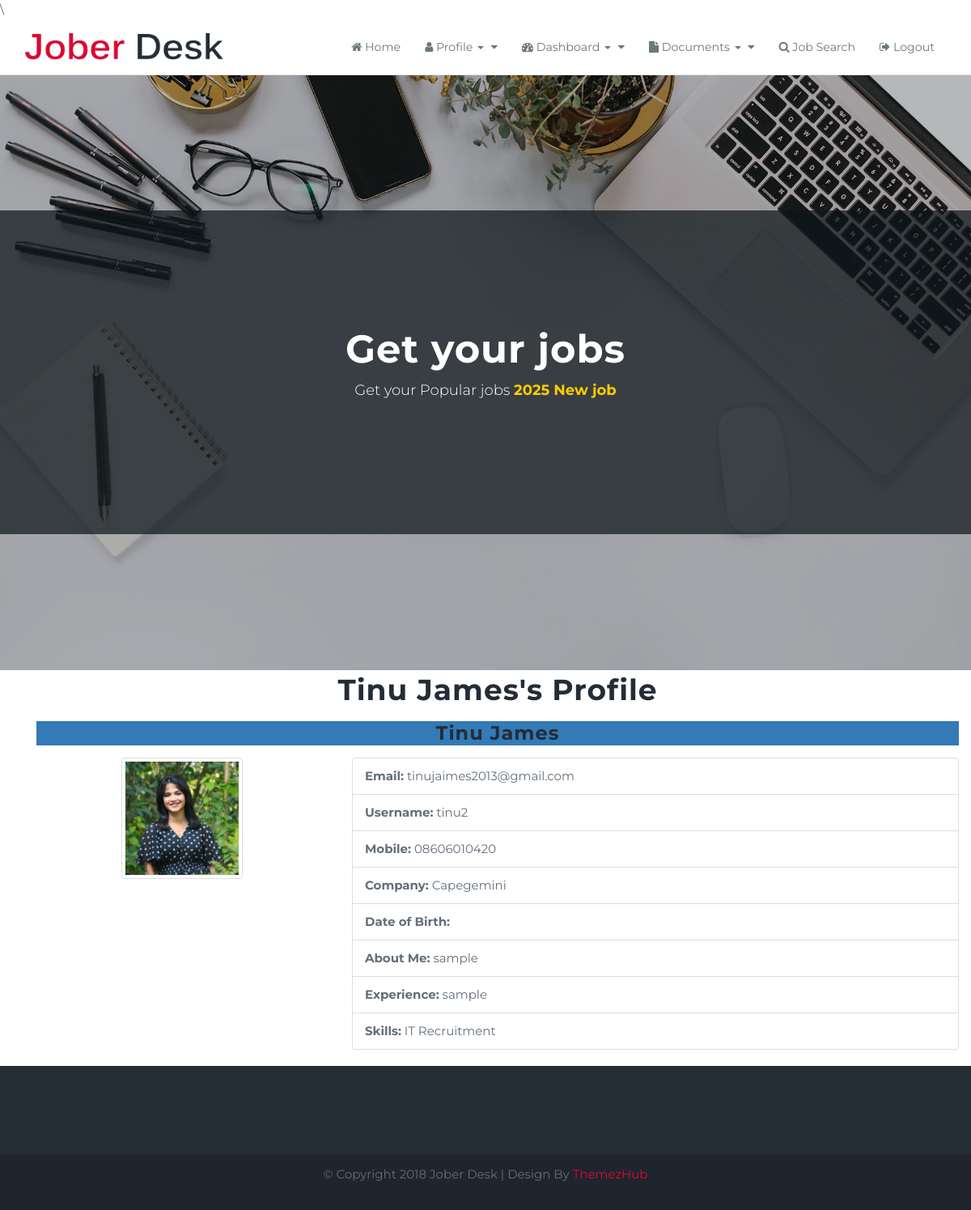
Page /users/profile/view/ (signed in) on the committed database.
### adminpanel/models.py (models this page shows, shortened)
class Profile(models.Model):
    user = models.OneToOneField(CustomUser, on_delete=models.CASCADE, related_name="profile")
    name = models.CharField(max_length=100)
    email = models.EmailField(max_length=100)
    mobile = models.CharField(max_length=15)
    company = models.CharField(max_length=100, blank=True)
    date_of_birth = models.DateField(null=True, blank=True)
    about_me = models.TextField(blank=True)
    experience = models.TextField(blank=True)
    skills = models.CharField(max_length=255, blank=True, help_text="Comma-separated skills, e.g., Python, Django, REST API")
    profile_picture = models.ImageField(upload_to='profile_pictures/', null=True, blank=True)  # New field

class CustomUser(AbstractUser):
    ROLE_CHOICES = [
        ('candidate', 'Candidate'),
        ('recruiter', 'Recruiter'),
    ]
    role = models.CharField(max_length=20, choices=ROLE_CHOICES, default='candidate', verbose_name="Role")
    objects = CustomUserManager()

### users/views.py (the view)
# urls.py: path('profile/view/', view_profile, name='view_profile'),
@login_required
def view_profile(request, username=None):
    if username:
        user = get_object_or_404(CustomUser, username=username)
        profile = get_object_or_404(Profile, user=user)
    else:
        profile = get_object_or_404(Profile, user=request.user)
    return render(request, 'users/view_profile.html', {'profile': profile})

### users/templates/users/view_profile.html
\{% extends "users/users_base.html" %}
{% load static %}
{% block content %}
<div class="container py-5">
    <h2 class="text-center">{{ profile.name }}'s Profile</h2>
    <div class="card mt-4 shadow-lg">
        <div class="card-header text-center bg-primary text-white">
            <h4>{{ profile.name }}</h4>
        </div>
        <div class="card-body">
            <div class="row">
                <div class="col-md-4 text-center">
                    {% if profile.profile_picture %}
                        <img src="{{ profile.profile_picture.url }}" class="img-thumbnail rounded-circle" alt="Profile Picture" style="width: 150px; height: 150px; object-fit: cover;">
                    {% else %}
                        <img src="https://via.placeholder.com/150" class="img-thumbnail rounded-circle" alt="Placeholder" style="width: 150px; height: 150px;">
                    {% endif %}
                </div>
                <div class="col-md-8">
                    <ul class="list-group">
                        {% if user.is_authenticated %}
                            <li class="list-group-item"><strong>Email:</strong> {{ profile.user.email }}</li>
                        {% endif %}
                        <li class="list-group-item"><strong>Username:</strong> {{ profile.user.username }}</li>
                        <li class="list-group-item"><strong>Mobile:</strong> {{ profile.mobile }}</li>
                        <li class="list-group-item"><strong>Company:</strong> {{ profile.company|default:"N/A" }}</li>
                        <li class="list-group-item"><strong>Date of Birth:</strong> {{ profile.date_of_birth|date:"M d, Y" }}</li>
                        <li class="list-group-item"><strong>About Me:</strong> {{ profile.about_me|default:"N/A" }}</li>
                        <li class="list-group-item"><strong>Experience:</strong> {{ profile.experience|default:"N/A" }}</li>
                        <li class="list-group-item"><strong>Skills:</strong> {{ profile.skills|default:"N/A" }}</li>
                    </ul>
                </div>
            </div>
        </div>
    </div>
</div>
{% endblock %}

### static/css/common.css (style rules this page uses)
html,body { width:100%; height: auto; margin:0; padding:0; overflow-x: hidden; }
body { font-family: 'Open Sans', sans-serif; position: relative; font-size:14px; line-height:24px; color:#6f6f6f; }
h1, h2, h3, h4, h5, h6 { color:#3f3f3f; margin:0 0 15px 0; letter-spacing: 1px; font-weight: bold; }
h2 { font-size:36px; line-height:48px; }
h4 { font-size:24px; line-height:30px; }

### static/css/main.css (style rules this page uses)
body { background:#ffffff; font-family: 'Montserrat', sans-serif; font-size:15px; color:#636e7b; }
h1, h2, h3, h4, h5, h6 { color:#242c36; margin: 0 0 15px 0; letter-spacing: 1px; font-weight: bold; }

### rows in the picture
Profile: name "Tinu James", profile_picture (picture), user.email "tinujaimes2013@gmail.com", user.username "tinu2", mobile "08606010420", company "Capegemini", about_me "sample", experience "sample", skills "IT Recruitment"
